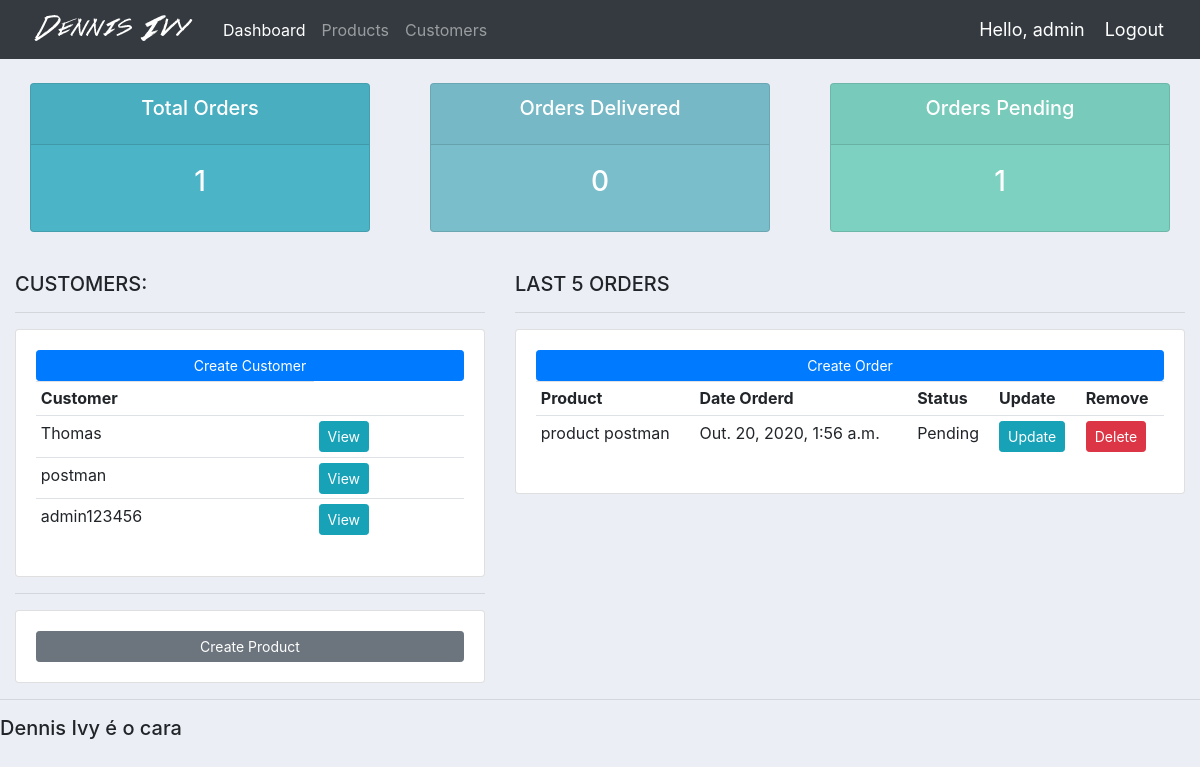
The app's page / (signed in) with its own data.
### accounts/models.py (models this page shows, shortened)
class Customer(models.Model):
	auto_increment_id = models.AutoField(primary_key=True)
	name = models.CharField(max_length=200, default=None)
	email = models.CharField(max_length=200, null=True)
	date_created = models.DateTimeField(auto_now_add=True, null=True)

class Order(models.Model):
	STATUS = (
			('Pending', 'Pending'),
			('Out for delivery', 'Out for delivery'),
			('Delivered', 'Delivered'),
			)
	customer = models.ForeignKey(Customer, null=True, on_delete= models.CASCADE)
	product = models.ForeignKey(Product, null=True, on_delete= models.CASCADE)
	date_created = models.DateTimeField(auto_now_add=True, null=True)
	status = models.CharField(max_length=200, null=True, choices=STATUS)
	note = models.CharField(max_length=100, null=True, blank=True)

class Product(models.Model):
	CATEGORY = (
			('Indoor', 'Indoor'),
			('Out Door', 'Out Door'),
			)
	name = models.CharField(max_length=200, default=None)
	price = models.FloatField()
	category = models.CharField(max_length=200, null=True, choices=CATEGORY)
	description = models.CharField(max_length=200, null=True, blank=True)
	date_created = models.DateTimeField(auto_now_add=True, null=True)
	tags = models.ManyToManyField(Tag, blank=True)
	def __str__(self):
		return self.name

### accounts/views.py (the view)
# urls.py: path('', views.home, name="home"),
@login_required(login_url='login')
def home(request):
	orders = Order.objects.all()
	customers = Customer.objects.all()
	total_customers = customers.count()
	total_orders = orders.count()
	delivered = orders.filter(status='Delivered').count()
	pending = orders.filter(status='Pending').count()
	context = {'orders':orders, 'customers':customers,
	'total_orders':total_orders,'delivered':delivered,
	'pending':pending }
	return render(request, 'accounts/dashboard.html', context)

### accounts/templates/accounts/dashboard.html
{%  extends 'accounts/main.html' %}
{% load crispy_forms_tags %}
{% block content %}
{%  include 'accounts/status.html' %}
<br>
<div class="row">
	<div class="col-md-5">
		<h5>CUSTOMERS:</h5>
		<hr>
		<div class="card card-body">
			<a class="btn btn-primary  btn-sm btn-block" href="{% url 'create_customer' %}">Create Customer</a>
			<table class="table table-sm">
					<tr>
						<th>Customer</th>
					</tr>
				{% for customer in customers %}
					<tr>
						<td>{{customer.name}}</td>
						<td><a class="btn btn-sm btn-info" href="{% url 'customer' customer.pk %}">View</a></td></td>
					</tr>
				{% endfor %}
			</table>
		</div>
	</div>
	<div class="col-md-7">
		<h5>LAST 5 ORDERS</h5>
		<hr>
		<div class="card card-body">
			<a class="btn btn-primary  btn-sm btn-block" href="{% url 'create_order' %}">Create Order</a>
			<table class="table table-sm">
				<tr>
					<th>Product</th>
					<th>Date Orderd</th>
					<th>Status</th>
					<th>Update</th>
					<th>Remove</th>
				</tr>
				{% for order in orders %}
					<tr>
						<td>{{order.product}}</td>
						<td>{{order.date_created}}</td>
						<td>{{order.status}}</td>
						<td><a class="btn btn-sm btn-info" href="{% url 'update_order' order.id %}">Update</a></td>
						<td><a class="btn btn-sm btn-danger" href="{% url 'delete_order' order.id %}">Delete</a></td>
					</tr>
				{% endfor %}
			</table>
		</div>
	</div>
		<div class="col-md-5">
			<hr>
			<div class="card card-body">
				<a class="btn btn-secondary  btn-sm btn-block" href="{% url 'create_product' %}"		>Create Product</a>
			</div>
		</div>
</div>
{% endblock %}

### accounts/templates/accounts/navbar.html (shortened to what this page needs)
{% load static %}
<nav class="navbar navbar-expand-lg navbar-dark bg-dark">
 <img src="{% static 'images/logo.png' %}">
  <div class="collapse navbar-collapse" id="navbarNav">
    <ul class="navbar-nav">
      <li class="nav-item active">
        <a class="nav-link" href="{% url 'home' %}">Dashboard</a>
      </li>
      <li class="nav-item">
        <a class="nav-link" href="{% url 'products' %}">Products</a>
      </li>
      <li class="nav-item">
        <a class ="nav-link" href="{% url 'customers' %}">Customers</a>
      </li>
    </ul>
  </div>
  <span class="hello-msg">Hello, {{request.user}}</span>
  <span ><a  class="hello-msg" href="{% url 'logout' %}">Logout</a></span>
</nav>

### accounts/static/css/main.css (style rules this page uses)
body { background-color: #ebeff5; }

### accounts/templates/accounts/navbar.html (style rules this page uses)
.hello-msg { font-size: 18px; color: #fff; margin-right: 20px; }

### records on screen
Customer: name "Thomas"
Customer: name "postman"
Customer: name "admin123456"
Order: product "product postman", date_created "Out. 20, 2020, 1:56 a.m.", status "Pending"

### other values on screen
{{ request.user }} "admin"
{{ total_orders }} "1"
{{ delivered }} "0"
{{ pending }} "1"
